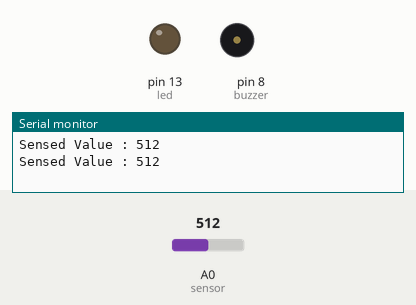
Simulated run of this sketch. Board: Arduino Uno, built with avr-gcc and run on an emulated ATmega328P. Shown: output pins drawn as LEDs (lit = HIGH), buzzer (waves = sounding, pin HIGH), the last lines printed to the serial monitor. Inputs (shaded band) come from the test bench; at power-on: A0 (sensor) = 512.

Above: at 1.8 s.
1.9 s: A0 (sensor) set to 217
4.2 s: A0 (sensor) set to 190
At 6.4 s:
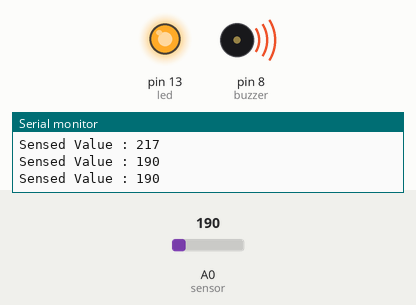
7.5 s: A0 (sensor) set to 210
At 9.9 s:
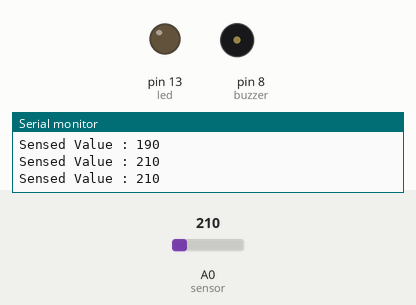
10.5 s: A0 (sensor) set to 122
At 12.3 s:
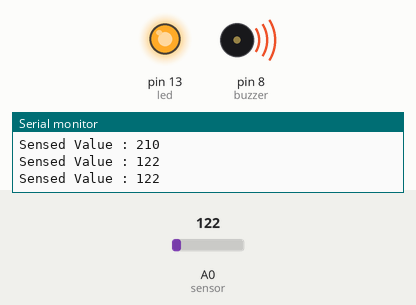
Timing chart, 0 to 13.8 s (numbered marks = the images above; inputs shaded):
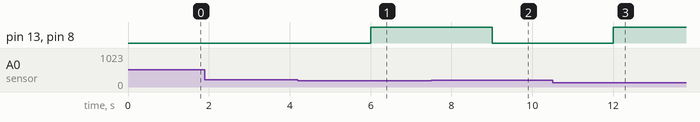

Measured:
- the behaviour switches between 200 and 199 on A0 (sensor) (found by bisection; images 0 and 1)
- after the input at 4.2 s, pin 13 (led), pin 8 (buzzer): LOW → HIGH after 1.8 s
- after the input at 7.5 s, pin 13 (led), pin 8 (buzzer): HIGH → LOW after 1.5 s
- after the input at 10.5 s, pin 13 (led), pin 8 (buzzer): LOW → HIGH after 1.5 s

The sketch:

6_FlameSensor.ino
```cpp
/* Design and implement Fire alarm system using flame sensor and buzzer */

int sensor=0;
int buzzer=8;
int led=13;
void setup()
{
  pinMode(sensor,INPUT);
  pinMode(buzzer,OUTPUT);
  pinMode(led,OUTPUT);
  Serial.begin(9600);
}
void loop()
{
  int sensedValue=analogRead(sensor);
  Serial.print("Sensed Value : ");
  Serial.println(sensedValue);
  delay(1000);
  int threshold=200;
  if(sensedValue<threshold)
  {
    digitalWrite(buzzer,HIGH);
    digitalWrite(led,HIGH);
  }
  else
  {
    digitalWrite(buzzer,LOW);
    digitalWrite(led,LOW);
  }
}
```
